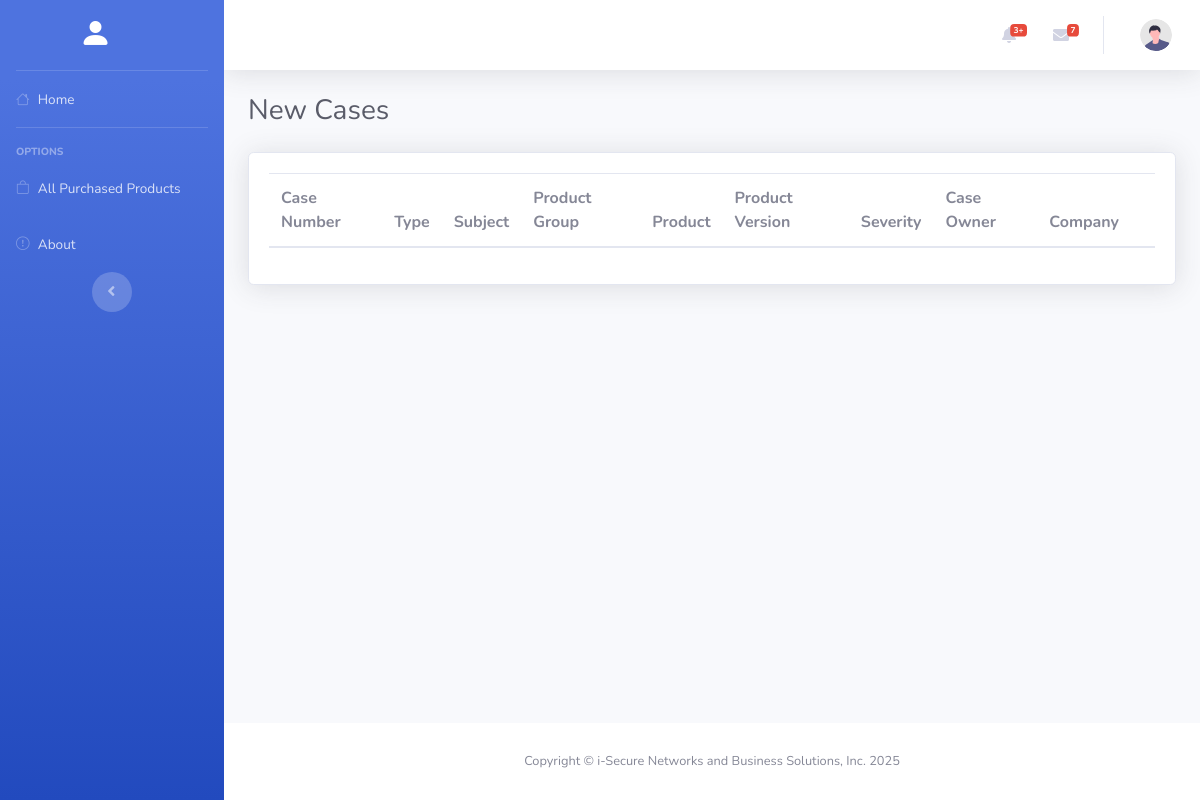
The page /technical_engineer/new_cases.php on the database as committed earlier.
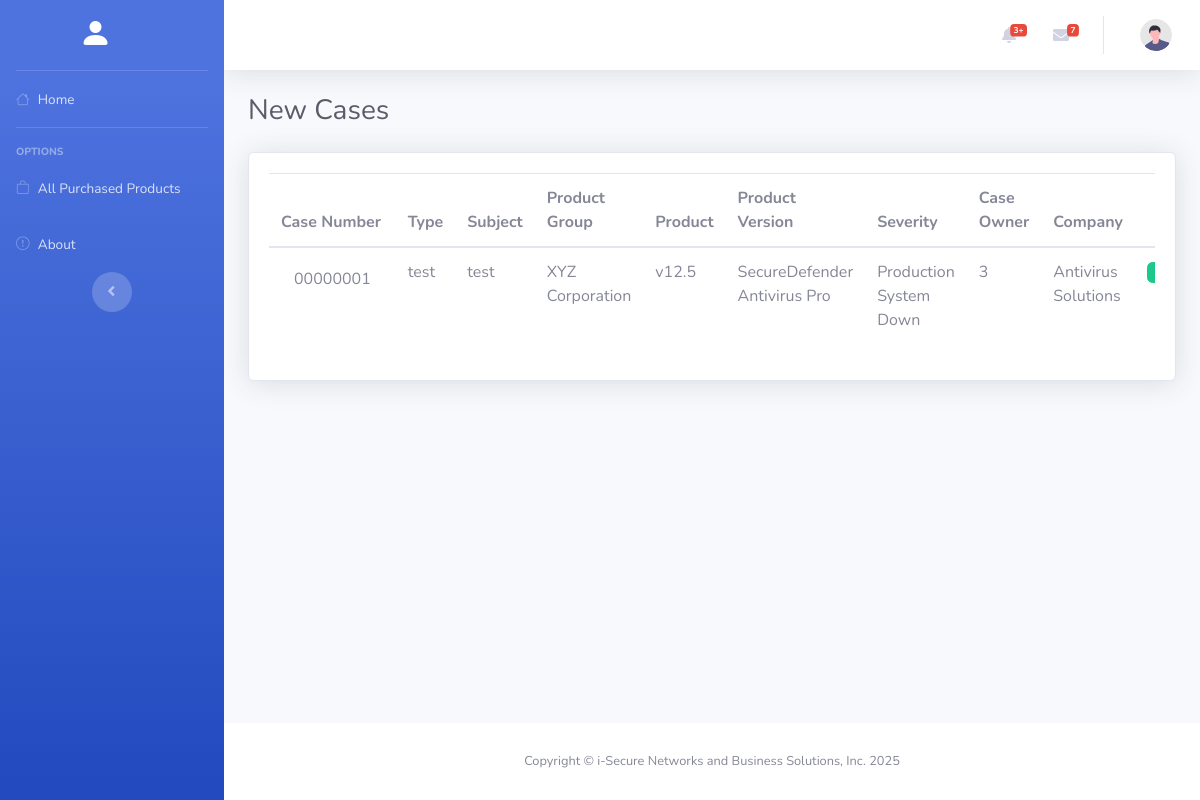
The same page on the database as committed later.
### tables this page shows
CREATE TABLE `cases` (
  `id` int(11) NOT NULL,
  `case_number` varchar(50) NOT NULL,
  `type` varchar(255) NOT NULL,
  `subject` text NOT NULL,
  `user_id` int(11) DEFAULT NULL,
  `product_group` varchar(255) NOT NULL,
  `product` varchar(255) NOT NULL,
  `product_version` varchar(50) NOT NULL,
  `severity` enum('Production System Down','Restricted Operations','Question/Inconvenience','') NOT NULL,
  `case_status` enum('New','Waiting in Progress','Closed','Solved') NOT NULL DEFAULT 'New',
  `attachment` varchar(255) NOT NULL,
  `case_owner` int(11) NOT NULL,
  `company` varchar(255) NOT NULL,
  `last_modified` timestamp NOT NULL DEFAULT current_timestamp() ON UPDATE current_timestamp(),
  `datetime_opened` datetime DEFAULT current_timestamp(),
  `reopen` int(11) NOT NULL
);

### fetch/new_cases.php (called while the page is built)
<?php
require_once "../config/database.php";
$getNewCases = mysqli_prepare($connection, "SELECT * FROM cases WHERE case_status = ?");
$caseStatus = "New";
mysqli_stmt_bind_param($getNewCases, "s", $caseStatus);
mysqli_stmt_execute($getNewCases);
$getNewCasesResult = mysqli_stmt_get_result($getNewCases);
$newCasesTable = [];
if (mysqli_num_rows($getNewCasesResult) > 0) {
    while ($row = mysqli_fetch_assoc($getNewCasesResult)) {
        $newCasesTable[] = $row;
    }
}

### technical_engineer/new_cases.php (the view, shortened to what this page needs)
<?php
$pageTitle = "New Cases";
require_once "../fetch/new_cases.php";
require_once "../fetch/engineers.php";
?>
<!DOCTYPE html>
<html lang="en">
<head>
    <?php include_once "../components/head.php" ?>
    <link rel="stylesheet" href="https://cdn.datatables.net/2.2.2/css/dataTables.bootstrap4.css">
</head>
<body id="page-top">
    <div id="wrapper">
        <?php include_once "../components/sidebar.php" ?>
        <div id="content-wrapper" class="d-flex flex-column">
            <div id="content">
                <?php include_once "../components/topbar.php" ?>
                <div class="container-fluid">
                    <div class="d-sm-flex align-items-center justify-content-between mb-4">
                        <h1 class="h3 mb-0 text-gray-800"><?= $pageTitle ?></h1>
                    </div>
                    <div class="card shadow mb-4">
                        <div class="card-body">
                            <div class="table-responsive">
                                <table class="table" id="table">
                                    <thead>
                                        <tr>
                                            <th>Case Number</th>
                                            <th>Type</th>
                                            <th>Subject</th>
                                            <th>Product Group</th>
                                            <th>Product</th>
                                            <th>Product Version</th>
                                            <th>Severity</th>
                                            <th>Case Owner</th>
                                            <th>Company</th>
                                            <th></th>
                                        </tr>
                                    </thead>
                                    <tbody>
                                        <?php
                                        foreach ($newCasesTable as $row) {
                                            $caseNumber = '<a href="#" class="case-number btn" data-case-id="' . $row["id"] . '" data-case-number="' . $row["case_number"] . '" data-case-owner="' . $row["case_owner"] . '">' . $row["case_number"] . '</a>';
                                            $action = '<button
                                        type="button"
                                        class="accept-button badge btn btn-success"
                                        data-toggle="modal"
                                        data-target="#assignCase"
                                        data-case-id="' . $row["id"] . '">
                                            <i class="bi bi-check"></i>
                                            Assign Case
                                        </button>';
                                            echo "<tr>";
                                            echo "<td>" . $caseNumber . "</td>";
                                            echo "<td>" . $row["type"] . "</td>";
                                            echo "<td>" . $row["subject"] . "</td>";
                                            echo "<td>" . $row["product_group"] . "</td>";
                                            echo "<td>" . $row["product"] . "</td>";
                                            echo "<td>" . $row["product_version"] . "</td>";
                                            echo "<td>" . $row["severity"] . "</td>";
                                            echo "<td>" . $row["case_owner"] . "</td>";
                                            echo "<td>" . $row["company"] . "</td>";
                                            echo "<td>$action</td>";
                                            echo "</tr>";
                                        }
                                        ?>
                                    </tbody>
                                </table>
                            </div>
                        </div>
                    </div>
                </div>
            </div>
            <?php include_once "../components/footer.php" ?>
        </div>
    </div>
</body>
</html>

### components/head.php (shortened to what this page needs)
<link href="../vendor/fontawesome-free/css/all.min.css" rel="stylesheet" type="text/css" />
<link rel="stylesheet" href="https://cdn.jsdelivr.net/npm/bootstrap-icons@1.11.3/font/bootstrap-icons.min.css">
<link href="../css/sb-admin-2.min.css" rel="stylesheet" />

### components/sidebar.php (shortened to what this page needs)
<ul class="navbar-nav bg-gradient-primary sidebar sidebar-dark accordion" id="accordionSidebar">
    <a class="sidebar-brand d-flex align-items-center justify-content-center" href="home.php">
        <div class="sidebar-brand-icon">
            <i class="bi bi-person-fill"></i>
        </div>
    </a>
    <hr class="sidebar-divider my-0" />
    <li class="nav-item <?= $pageTitle == "Home" ? "active" : "" ?>">
        <a class="nav-link" href="home.php">
            <i class="bi bi-house<?= $pageTitle == "Home" ? "-fill" : "" ?>"></i>
            <span>Home</span></a>
    </li>
    <hr class="sidebar-divider" />
    <div class="sidebar-heading">Options</div>
    <li class="nav-item <?= $pageTitle == "All Purchased Products" ? "active" : "" ?>">
        <a class="nav-link" href="all_purchased_products.php">
            <i class="bi bi-bag<?= $pageTitle == "All Purchased Products" ? "-fill" : "" ?>"></i>
            <span>All Purchased Products</span></a>
    </li>
    <li class="nav-item <?= $pageTitle == "About" ? "active" : "" ?>">
        <a class="nav-link" href="about.php">
            <i class="bi bi-exclamation-circle<?= $pageTitle == "About" ? "-fill" : "" ?>"></i>
            <span>About</span></a>
    </li>
    <div class="text-center d-none d-md-inline">
        <button class="rounded-circle border-0" id="sidebarToggle"></button>
    </div>
</ul>

### components/topbar.php (shortened to what this page needs)
<nav class="navbar navbar-expand navbar-light bg-white topbar mb-4 static-top shadow">
    <ul class="navbar-nav ml-auto">
        <li class="nav-item dropdown no-arrow mx-1">
            <a class="nav-link dropdown-toggle" href="#" id="alertsDropdown" role="button" data-toggle="dropdown"
                aria-haspopup="true" aria-expanded="false">
                <i class="fas fa-bell fa-fw"></i>
                <span class="badge badge-danger badge-counter">3+</span>
            </a>
        </li>
        <li class="nav-item dropdown no-arrow mx-1">
            <a class="nav-link dropdown-toggle" href="#" id="messagesDropdown" role="button" data-toggle="dropdown"
                aria-haspopup="true" aria-expanded="false">
                <i class="fas fa-envelope fa-fw"></i>
                <span class="badge badge-danger badge-counter">7</span>
            </a>
        </li>
        <li class="nav-item dropdown no-arrow">
            <a class="nav-link dropdown-toggle" href="#" id="userDropdown" role="button" data-toggle="dropdown"
                aria-haspopup="true" aria-expanded="false">
                <img class="img-profile rounded-circle" src="../img/undraw_profile.svg" />
            </a>
        </li>
    </ul>
</nav>

### components/footer.php
<footer class="sticky-footer bg-white">
    <div class="container my-auto">
        <div class="copyright text-center my-auto">
            <span>Copyright &copy; i-Secure Networks and Business Solutions, Inc. 2025</span>
        </div>
    </div>
</footer>

Rows that differ between the two databases and show on the page:
added cases: case_number "00000001", type "test", subject "test", product_group "XYZ Corporation", product "v12.5", product_version "SecureDefender Antivirus Pro", severity "Production System Down", case_owner "3", company "Antivirus Solutions"
